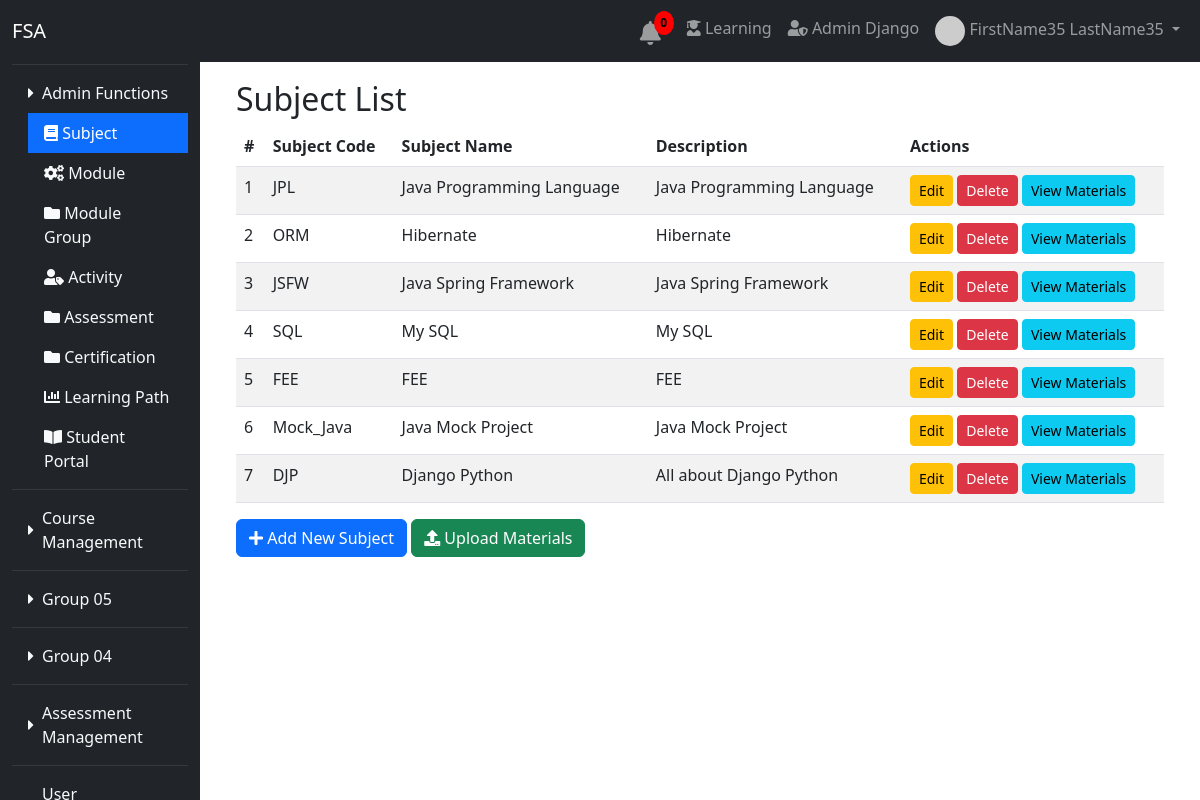
The page /subject/ (signed in) on the database its author committed.
### user/models.py (models this page shows)
class User(AbstractUser):
    date_joined = models.DateTimeField(auto_now_add=True)
    training_programs = models.ManyToManyField(TrainingProgram, blank=True)
    modules = models.ManyToManyField(Module, related_name='assigned_users', blank=True)
    groups = models.ManyToManyField(
        Group,
        blank=True,
        help_text='The groups this user belongs to.',
        verbose_name='groups',
        related_name='custom_user_groups',
    )
    user_permissions = models.ManyToManyField(
        Permission,
        blank=True,
        help_text='Specific permissions for this user.',
        verbose_name='user permissions',
        related_name='custom_user_permissions',
    )

### module_group/models.py (models this page shows, shortened)
class ModuleGroup(models.Model):
    group_name = models.CharField(max_length=255)

class Module(models.Model):
    module_name = models.CharField(max_length=255)
    module_url = models.CharField(max_length=255)
    icon = models.CharField(max_length=255, blank=True, null=True)
    module_group = models.ForeignKey(ModuleGroup, related_name='modules', on_delete=models.CASCADE)

### subject/models.py (models this page shows, shortened)
class Subject(models.Model):
    name = models.CharField(max_length=255, unique=True)
    description = models.TextField(blank=True, null=True)
    code = models.CharField(max_length=50, unique=True)  # New code field

### subject/views.py (the view)
# urls.py: path('', views.subject_list, name='subject_list'),
def subject_list(request):
    module_groups = ModuleGroup.objects.all()
    subjects = Subject.objects.all()
    return render(request, 'subject_list.html', {
        'module_groups': module_groups,
        'subjects': subjects,
    })

### subject/templates/subject_list.html (shortened to what this page needs)
{% extends 'base.html' %}
{% block content %}
<div class="container mt-4">
    <h2>Subject List</h2>
    <table class="table table-striped">
        <thead>
            <tr>
                <th>#</th>
                <th>Subject Code</th>
                <th>Subject Name</th>
                <th>Description</th>
                <th>Actions</th>
            </tr>
        </thead>
        <tbody>
            {% for subject in subjects %}
            <tr>
                <td>{{ forloop.counter }}</td>
                <td>{{ subject.code }}</td>
                <td>{{ subject.name }}</td>
                <td>{{ subject.description }}</td>
                <td>
                    <a href="{% url 'subject:subject_edit' subject.pk %}" class="btn btn-warning btn-sm">Edit</a>
                    <a href="{% url 'subject:subject_delete' subject.pk %}" class="btn btn-danger btn-sm">Delete</a>
                    <a href="{% url 'subject:subject_materials' subject.pk %}" class="btn btn-info btn-sm">View Materials</a>
                </td>
            </tr>
            {% endfor %}
        </tbody>
    </table>
    <a href="{% url 'subject:subject_add' %}" class="btn btn-primary mb-4">
        <i class="fas fa-plus"></i> Add New Subject
    </a>
    <a href="{% url 'subject:upload_material' %}" class="btn btn-success mb-4">
        <i class="fas fa-upload"></i> Upload Materials
    </a>
</div>
{% endblock %}

### main/templates/base.html (shortened to what this page needs)
<!DOCTYPE html>
<html lang="en">
<head>
    <link href="https://cdn.jsdelivr.net/npm/bootstrap@5.3.0-alpha1/dist/css/bootstrap.min.css" rel="stylesheet">
    <link rel="stylesheet" href="https://cdnjs.cloudflare.com/ajax/libs/font-awesome/5.15.4/css/all.min.css">
</head>
<body>
    <nav class="navbar navbar-expand-lg navbar-dark bg-dark fixed-top">
        <div class="container-fluid">
            <a class="navbar-brand" href="{% url 'main:home' %}">FSA</a>
            <div class="collapse navbar-collapse" id="navbarNav">
                <ul class="navbar-nav ms-auto">
                    {% if request.user.is_authenticated %}
                        {% include 'notification_bell.html' %}
                        <li class="nav-item">
                            <a class="nav-link" href="{% url 'student_portal:course_list' %}">
                                <i class="fas fa-user-graduate"></i> Learning
                            </a>
                        </li>
                        <li class="nav-item">
                            <a class="nav-link" href="{% url 'admin:index' %}" target="_blank">
                                <i class="fas fa-user-shield"></i> Admin Django
                            </a>
                        </li>
                        <li class="nav-item dropdown">
                            <a class="nav-link dropdown-toggle" href="#" id="userDropdown" role="button" data-bs-toggle="dropdown" aria-expanded="false">
                                {% if request.user.profile.profile_picture_url %}
                                    <img src="{{ request.user.profile.profile_picture_url }}" alt="Profile Picture" class="rounded-circle" width="30" height="30">
                                {% endif %}
                                {{ request.user.get_full_name|default:request.user.username }}
                            </a>
                        </li>
                    {% else %}
                        <li class="nav-item"><a class="nav-link" href="{% url 'main:register_email' %}">Register</a></li>
                        <li class="nav-item"><a class="nav-link" href="{% url 'main:login' %}">Login</a></li>
                    {% endif %}
                </ul>
            </div>
        </div>
    </nav>
    <div class="container-fluid">
        <div class="row">
            <nav id="sidebar" class="col-md-3 col-lg-2 bg-dark pt-3 vh-100 d-flex flex-column position-fixed" style="height: 100vh; overflow-y: auto;">
                <ul class="nav flex-column">
                    {% if user.is_authenticated %}
                        {% for group in module_groups %}
                            <li class="nav-item">
                                <a class="nav-link text-light d-flex align-items-center" href="#group-{{ group.id }}"
                                    data-bs-toggle="collapse" role="button"
                                    aria-expanded="{% if group.modules.all.0.module_url == active_module_url %}true{% else %}false{% endif %}"
                                    aria-controls="group-{{ group.id }}">
                                    <i class="fas fa-caret-right me-2" id="icon-{{ group.id }}"></i>
                                    {{ group.group_name }}
                                </a>
                                <div id="group-{{ group.id }}" class="collapse {% if group.modules.all.0.module_url == active_module_url %}show{% endif %}">
                                    <ul class="nav flex-column ms-3">
                                        {% for module in group.modules.all %}
                                            <li class="nav-item">
                                                <a class="nav-link text-light {% if module.module_url == active_module_url %}active{% endif %}"
                                                   href="{% url module.module_url %}">
                                                    <i class="{{ module.icon }}"></i> {{ module.module_name }}
                                                </a>
                                            </li>
                                        {% endfor %}
                                    </ul>
                                </div>
                            </li>
                            <hr class="border-secondary my-2">
                        {% endfor %}
                    {% endif %}
                </ul>
            </nav>
            <div class="col-md-9 main-content flex-grow-1 mt-5" style="margin-left: 16.67%;">
                <div class="container-fluid mt-1 pt-1">
                    {% block content %}{% endblock %}
                </div>
            </div>
        </div>
    </div>
</body>
</html>

### main/templates/base.html (style rules this page uses)
.nav-link.active { color: #ffffff !important; background-color: #0d6efd !important; }

### rows shown on the page
User: user.get_full_name "FirstName35 LastName35"
ModuleGroup: group_name "Admin Functions"
Module: module_name "Subject"
Module: module_name "Module"
Module: module_name "Module Group"
Module: module_name "Activity"
Module: module_name "Assessment"
Module: module_name "Certification"
Module: module_name "Learning Path"
Module: module_name "Student Portal"
ModuleGroup: group_name "Course Management"
ModuleGroup: group_name "Group 05"
ModuleGroup: group_name "Group 04"
ModuleGroup: group_name "Assessment Management"
Subject: code "JPL", name "Java Programming Language", description "Java Programming Language"
Subject: code "ORM", name "Hibernate", description "Hibernate"
Subject: code "JSFW", name "Java Spring Framework", description "Java Spring Framework"
Subject: code "SQL", name "My SQL", description "My SQL"
Subject: code "FEE", name "FEE", description "FEE"
Subject: code "Mock_Java", name "Java Mock Project", description "Java Mock Project"
Subject: code "DJP", name "Django Python", description "All about Django Python"
